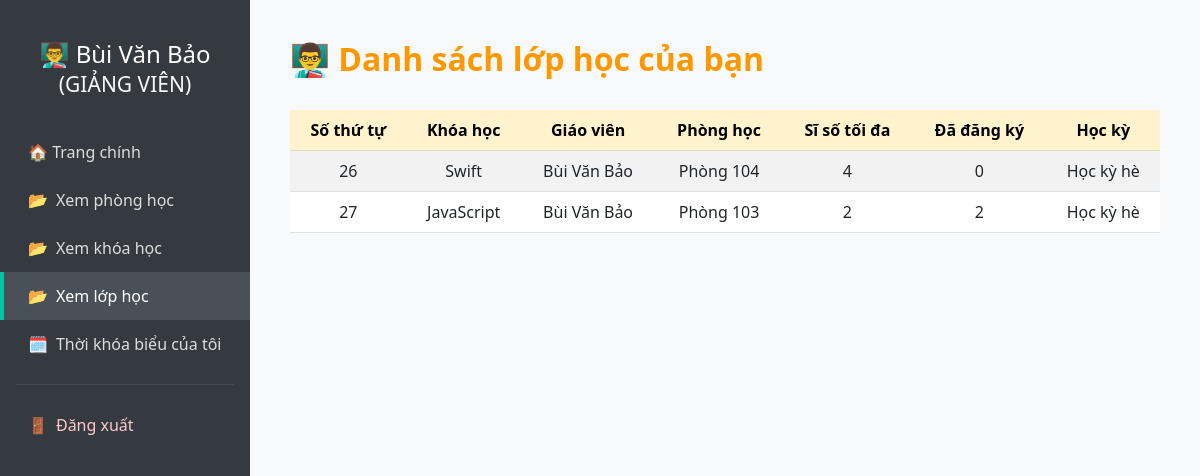
Page /view-classes (signed in) on the committed database.
### tables this page shows
CREATE TABLE users (
            id INTEGER PRIMARY KEY AUTOINCREMENT,
            full_name TEXT NOT NULL,
            email TEXT NOT NULL UNIQUE,
            password TEXT NOT NULL,
            role TEXT NOT NULL CHECK (role IN ('student', 'teacher', 'admin')),
            dob DATE,                
            phone TEXT,             
            gender TEXT CHECK (gender IN ('male', 'female', 'other')), 
            cccd TEXT              
        , image TEXT);

CREATE TABLE classes (
            id INTEGER PRIMARY KEY AUTOINCREMENT,
            course_id INTEGER NOT NULL,
            teacher_id INTEGER NOT NULL,
            room_id INTEGER NOT NULL,
            capacity INTEGER NOT NULL CHECK (capacity > 0),
            registered INTEGER DEFAULT 0, semester_id INTEGER REFERENCES semesters(id),
            FOREIGN KEY (course_id) REFERENCES courses(id),
            FOREIGN KEY (teacher_id) REFERENCES users(id),
            FOREIGN KEY (room_id) REFERENCES rooms(id)
        );

CREATE TABLE courses (
            id INTEGER PRIMARY KEY AUTOINCREMENT,
            name TEXT NOT NULL UNIQUE,
            description TEXT
        , image TEXT);

CREATE TABLE rooms (
            id INTEGER PRIMARY KEY AUTOINCREMENT,
            name TEXT NOT NULL UNIQUE,
            status TEXT NOT NULL CHECK (status IN ('available', 'occupied', 'maintenance'))
        );

CREATE TABLE semesters (
            id INTEGER PRIMARY KEY AUTOINCREMENT,
            name TEXT NOT NULL,
            start_date TEXT NOT NULL,  -- yyyy-MM-dd
            end_date TEXT NOT NULL
        );

### app.py (the view)
@app.route('/view-classes')
@login_required
def view_classes():
    conn = sqlite3.connect('database.db')
    cursor = conn.cursor()
    if current_user.role == 'admin':
        query = """
            SELECT
                classes.id, courses.name, users.full_name, rooms.name,
                classes.capacity, classes.registered, semesters.name
            FROM classes
            JOIN courses ON classes.course_id = courses.id
            JOIN users ON classes.teacher_id = users.id
            JOIN rooms ON classes.room_id = rooms.id
            JOIN semesters ON classes.semester_id = semesters.id
        """
        classes = cursor.execute(query).fetchall()
    elif current_user.role == 'teacher':
        query = """
            SELECT
                classes.id, courses.name, users.full_name, rooms.name,
                classes.capacity, classes.registered, semesters.name
            FROM classes
            JOIN courses ON classes.course_id = courses.id
            JOIN users ON classes.teacher_id = users.id
            JOIN rooms ON classes.room_id = rooms.id
            JOIN semesters ON classes.semester_id = semesters.id
            WHERE classes.teacher_id = ?
        """
        classes = cursor.execute(query, (current_user.id,)).fetchall()
    else:
        conn.close()
        return "Không có quyền truy cập", 403
    conn.close()
    return render_template('view_classes.html', classes=classes, user=current_user)

### app.py (called while the page is built)
@login_manager.user_loader
def load_user(user_id):
    conn = sqlite3.connect('database.db')
    cursor = conn.cursor()
    cursor.execute("SELECT id, full_name, email, role, image FROM users WHERE id = ?", (user_id,))
    row = cursor.fetchone()
    conn.close()
    if row:
        return User(*row)
    return None

### templates/view_classes.html (shortened to what this page needs)
<!DOCTYPE html>
<html lang="vi">
<head>
  <link href="https://cdn.jsdelivr.net/npm/bootstrap@5.3.0/dist/css/bootstrap.min.css" rel="stylesheet">
</head>
<body>
<div class="sidebar">
  {%if user.role == 'admin' %}
    <h4>🎓 {{ user.full_name }}<br><small class="text-light">(ADMIN)</small></h4>
  {% elif user.role == 'teacher' %}
    <h4>👨‍🏫 {{ user.full_name }}<br><small class="text-light">(GIẢNG VIÊN)</small></h4>
  {% else %}
    <h4>👩‍🎓 {{ user.full_name }}<br><small class="text-light">(Sinh viên)</small></h4>
  {% endif %}
  <a href="/dashboard">🏠 Trang chính</a>
  <a href="{{ url_for('view_rooms') }}"><span class="icon">📂</span>Xem phòng học</a>
  <a href="{{ url_for('view_courses') }}"><span class="icon">📂</span>Xem khóa học</a>
  <a href="{{ url_for('view_classes') }}" class="active" ><span class="icon">📂</span>Xem lớp học</a>
  {%if user.role == 'teacher' %}
  <a href="{{ url_for('teacher_schedule') }}"><span class="icon">🗓️</span>Thời khóa biểu của tôi</a>
  {% endif %}
  <hr class="text-secondary mx-3">
  <a href="{{ url_for('logout') }}" class="logout-link"><span class="icon">🚪</span>Đăng xuất</a>
</div>
<div class="main-content">
  {% if user.role == 'teacher' %}
    <h2>👨‍🏫 Danh sách lớp học của bạn</h2>
  {% endif %}
  <div class="table-responsive">
    <table class="table table-striped table-hover align-middle">
      <thead class="table-warning text-center">
        <tr>
          <th scope="col">Số thứ tự</th>
          <th scope="col">Khóa học</th>
          <th scope="col">Giáo viên</th>
          <th scope="col">Phòng học</th>
          <th scope="col">Sĩ số tối đa</th>
          <th scope="col">Đã đăng ký</th>
          <th scope="col">Học kỳ</th>
        </tr>
      </thead>
      <tbody class="text-center" id="classTableBody">
        {% for c in classes %}
        <tr>
          <td>{{ c[0] }}</td>
          <td>{{ c[1] }}</td>
          <td>{{ c[2] }}</td>
          <td>{{ c[3] }}</td>
          <td>{{ c[4] }}</td>
          <td>{{ c[5] }}</td>
          <td>{{ c[6] }}</td>
        </tr>
        {% endfor %}
      </tbody>
    </table>
  </div>
</div>
</body>
</html>

### templates/view_classes.html (style rules this page uses)
body { margin: 0; font-family: 'Segoe UI', sans-serif; background: #f8f9fa; }
.sidebar { width: 250px; min-height: 100vh; background: #343a40; padding-top: 40px; position: fixed; left: 0; top: 0; }
.sidebar a { display: block; padding: 12px 24px; color: #ddd; text-decoration: none; border-left: 4px solid transparent; transition: all 0.2s ease-in-out; }
.sidebar h4 { color: #fff; text-align: center; margin-bottom: 30px; }
.sidebar a:hover, .sidebar a.active { background: #495057; border-left: 4px solid #00c6a2; color: #fff; }
.sidebar .icon { margin-right: 8px; }
.logout-link { color: #ffc9cc !important; }
.main-content { margin-left: 250px; padding: 40px; }
h2 { font-weight: bold; margin-bottom: 32px; color: #ff9800; }
.table th { font-weight: 600; }

### rows in the picture
users: full_name "Bùi Văn Bảo"
classes: id "26", name "Swift", full_name "Bùi Văn Bảo", name "Phòng 104", capacity "4", registered "0", name "Học kỳ hè"
classes: id "27", name "JavaScript", full_name "Bùi Văn Bảo", name "Phòng 103", capacity "2", registered "2", name "Học kỳ hè"
